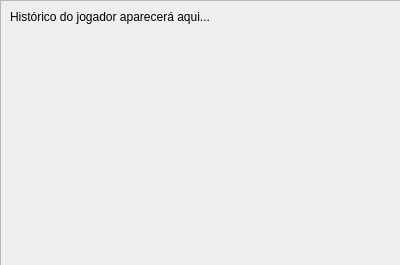
<?xml version="1.0" encoding="UTF-8"?>
<ui version="4.0">
 <class>Form</class>
 <widget class="QWidget" name="Form">
  <property name="geometry">
   <rect>
    <x>0</x>
    <y>0</y>
    <width>400</width>
    <height>265</height>
   </rect>
  </property>
  <property name="windowTitle">
   <string>Sabedoria Pantaneira</string>
  </property>
  <widget class="QLabel" name="label_imagem">
   <property name="geometry">
    <rect>
     <x>0</x>
     <y>0</y>
     <width>461</width>
     <height>301</height>
    </rect>
   </property>
   <property name="text">
    <string/>
   </property>
   <property name="pixmap">
    <pixmap>imagem_tela_historico.png</pixmap>
   </property>
   <property name="scaledContents">
    <bool>true</bool>
   </property>
  </widget>
  <widget class="QScrollArea" name="scrollArea_historico">
   <property name="geometry">
    <rect>
     <x>0</x>
     <y>0</y>
     <width>401</width>
     <height>271</height>
    </rect>
   </property>
   <property name="widgetResizable">
    <bool>true</bool>
   </property>
   <widget class="QWidget" name="scrollAreaWidget_historico">
    <property name="geometry">
     <rect>
      <x>0</x>
      <y>0</y>
      <width>399</width>
      <height>269</height>
     </rect>
    </property>
    <layout class="QVBoxLayout" name="verticalLayout_2">
     <item>
      <widget class="QLabel" name="label_historico">
       <property name="text">
        <string>Histórico do jogador aparecerá aqui...</string>
       </property>
       <property name="alignment">
        <set>Qt::AlignLeading|Qt::AlignLeft|Qt::AlignTop</set>
       </property>
       <property name="wordWrap">
        <bool>true</bool>
       </property>
      </widget>
     </item>
    </layout>
   </widget>
  </widget>
 </widget>
 <resources/>
 <connections/>
</ui>
